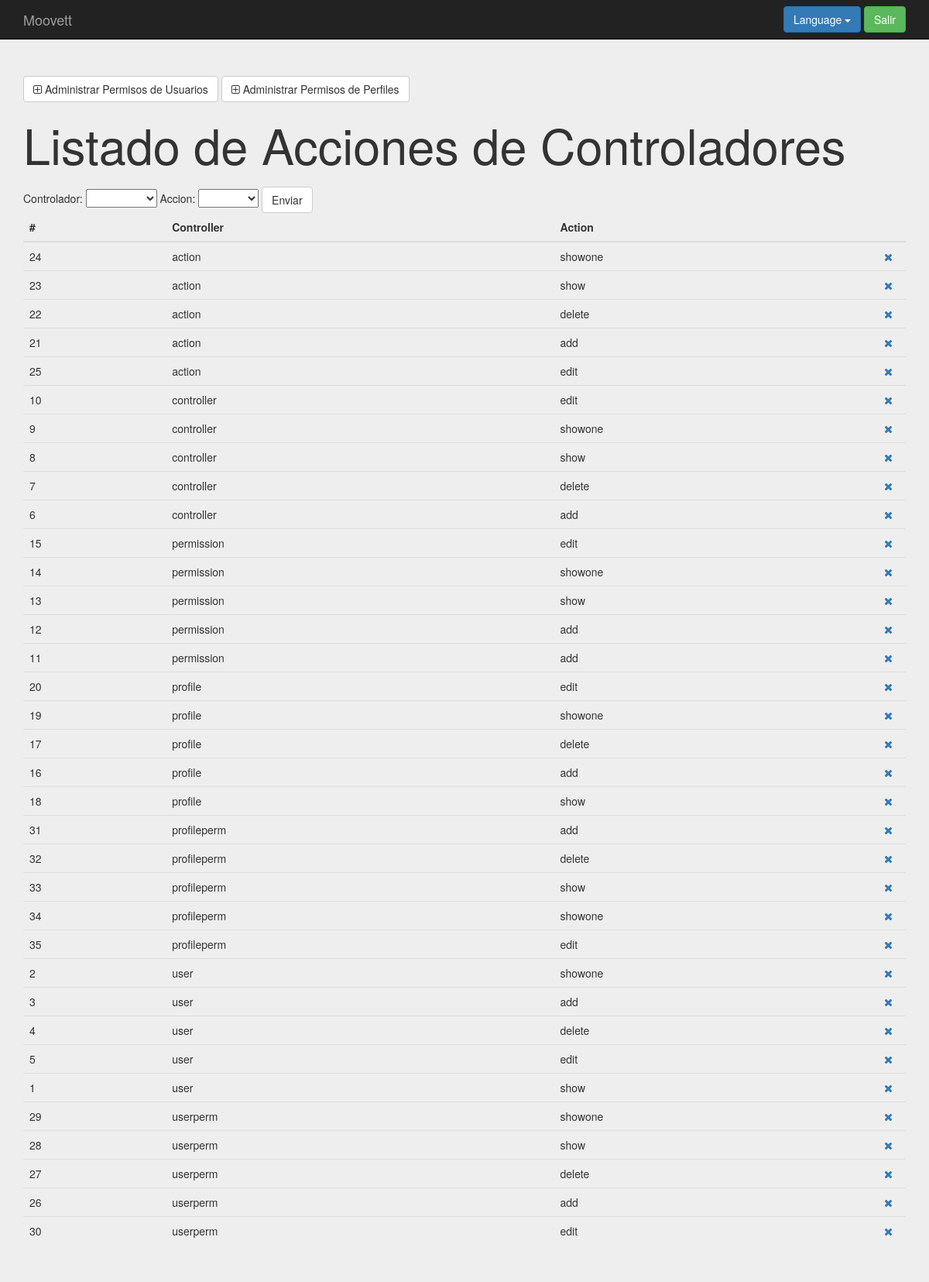
Page /index.php?controller=permission&action=show (signed in) on the committed database.
### tables this page shows
CREATE TABLE `permission` (
`id` int(11) NOT NULL,
  `controller` varchar(25) NOT NULL,
  `action` varchar(25) NOT NULL
);

### core/ViewManager.php (called while the page is built, shortened)
<?php
class ViewManager {
    private $fragmentContents = array();
    private $variables = array();
    private $currentFragment = self::DEFAULT_FRAGMENT;
    private $layout = "default";
    private function saveCurrentFragment() {
        $this->fragmentContents[$this->currentFragment].=ob_get_contents();
    }
    public function moveToFragment($name) {
        $this->currentFragment = $name;
    }
    public function getFragment($fragment, $default="") {
        if (!isset($this->fragmentContents[$fragment])) {
            return $default;
        }
        return $this->fragmentContents[$fragment];
    }
    public function setVariable($varname, $value, $flash=false) {
        $this->variables[$varname] = $value;
    }
    public function getVariable($varname, $default=NULL) {
        if (!isset($this->variables[$varname])) {
            return $default;
        }
        return $this->variables[$varname];
    }
    public function setLayout($layout) {
        $this->layout = $layout;
    }
    public function render($controller, $viewname) {
        include(__DIR__."/../Views/$controller/$viewname.php");
        $this->renderLayout();
    }
    private function renderLayout() {
        include(__DIR__."/../Views/layouts/".$this->layout.".php");
    }
    private static $viewmanager_singleton = NULL;
    public static function getInstance() {
        if (self::$viewmanager_singleton == null) {
            self::$viewmanager_singleton = new ViewManager();
        }
        return self::$viewmanager_singleton;
    }
}

### Controllers/PERMISSION_Controller.php (called while the page is built, shortened)
<?php
require_once(__DIR__."/../core/ViewManager.php");
require_once(__DIR__."/../core/I18n.php");
require_once(__DIR__."/../Models/Controller.php");
require_once(__DIR__."/../Models/CONTROLLER_Model.php");
require_once(__DIR__."/../Models/Action.php");
require_once(__DIR__."/../Models/ACTION_Model.php");
require_once(__DIR__."/../Models/Permission.php");
require_once(__DIR__."/../Models/PERMISSION_Model.php");
class PERMISSION_Controller extends BaseController {
    private $controllerMapper;
    private $actionMapper;
    private $permissionMapper;
    public function __construct() {
        $this->controllerMapper = new CONTROLLER_Model();
        $this->actionMapper = new ACTION_Model();
        $this->permissionMapper = new PERMISSION_Model();
        $this->view->setLayout("default");
    }
    public function show(){
        $permissions = $this->permissionMapper->fetch_all();
        $controllers = $this->controllerMapper->fetch_all();
        $actions = $this->actionMapper->fetch_all();
        $this->view->setVariable("permissions", $permissions);
        $this->view->setVariable("controllers", $controllers);
        $this->view->setVariable("actions", $actions);
        $this->view->render("permission", "PERMISSION_SHOW_Vista");
    }
}

### index.php (called while the page is built, shortened)
<?php
function run() {
    try{
        $controller = loadController($_GET["controller"]);
        $actionName = $_GET["action"];
        $controller->$actionName();
    } catch(Exception $ex) {
        die($ex->getMessage());
  }
}
function loadController($controllerName) {
    return new $controllerClassName();
}
run();
?>

### core/I18n.php (called while the page is built, shortened)
<?php
class I18n {
  private $messages;
  public function setLanguage($language) {
    $this->messages = $i18n_messages;
  }
  public function i18n($key) {
    if (isset($this->messages[$key])){
      return $this->messages[$key];
    }else{
      return $key;
    }
  }
  private static $i18n_singleton = null;
  public static function getInstance() {
    if (self::$i18n_singleton == NULL) {
      self::$i18n_singleton = new I18n();
    }
    return self::$i18n_singleton;
  }
}
function i18n($key) {
  return I18n::getInstance()->i18n($key);
}

### Models/Controller.php (called while the page is built, shortened)
<?php
class Controller {
    private $controllerName;
    public function __construct($id=NULL, $controllerName=NULL, $action=NULL) {
        $this->controllerName = $controllerName;
    }
    public function getControllerName() {
        return $this->controllerName;
    }
}

### Models/CONTROLLER_Model.php (called while the page is built, shortened)
<?php
require_once(__DIR__."/../core/PDOConnection.php");
class CONTROLLER_Model {
    private $db;
    public function __construct() {
        $this->db = PDOConnection::getInstance();
    }
    public function fetch_all(){
        $sql = $this->db->prepare("SELECT * FROM controller ORDER BY controllername");
        $sql->execute();
        $controllers_db = $sql->fetchAll(PDO::FETCH_ASSOC);
        $controllers = array();
        foreach ($controllers_db as $controller) {
            array_push($controllers, new Controller($controller["id"], $controller["controllername"]));
        }
        return $controllers;
    }
}

### core/PDOConnection.php (called while the page is built)
<?php
class PDOConnection {
    private static $dbhost = "127.0.0.1";
    private static $dbname = "iu_web";
    private static $dbuser = "root";
    private static $dbpass = "iu";
    private static $db_singleton = null;
    public static function getInstance() {
        if (self::$db_singleton == null) {
            self::$db_singleton = new PDO(
                "mysql:host=".self::$dbhost.";dbname=".self::$dbname.";charset=utf8",
                self::$dbuser,
                self::$dbpass,
                array(
                    PDO::ATTR_EMULATE_PREPARES => false,
                    PDO::ATTR_ERRMODE => PDO::ERRMODE_EXCEPTION
                )
            );
        }
        return self::$db_singleton;
    }
}
?>

### Models/Action.php (called while the page is built, shortened)
<?php
class Action {
    private $actionName;
    public function __construct($id=NULL, $actionName=NULL) {
        $this->actionName = $actionName;
    }
    public function getActionName() {
        return $this->actionName;
    }
}

### Models/ACTION_Model.php (called while the page is built, shortened)
<?php
require_once(__DIR__."/../core/PDOConnection.php");
class ACTION_Model {
    private $db;
    public function __construct() {
        $this->db = PDOConnection::getInstance();
    }
    public function fetch_all(){
        $sql = $this->db->prepare("SELECT * FROM action ORDER BY actionname");
        $sql->execute();
        $actions_db = $sql->fetchAll(PDO::FETCH_ASSOC);
        $actions = array();
        foreach ($actions_db as $action) {
            array_push($actions, new Action($action["id"], $action["actionname"]));
        }
        return $actions;
    }
}

### Models/Permission.php (called while the page is built, shortened)
<?php
class Permission {
    private $id;
    private $controller;
    private $action;
    public function __construct($id=NULL, $controller=NULL, $action=NULL) {
        $this->id = $id;
        $this->controller = $controller;
        $this->action = $action;
    }
    public function getID() {
        return $this->id;
    }
    public function getController() {
        return $this->controller;
    }
    public function getAction() {
        return $this->action;
    }
}

### Models/PERMISSION_Model.php (called while the page is built, shortened)
<?php
require_once(__DIR__."/../core/PDOConnection.php");
class PERMISSION_Model {
    private $db;
    public function __construct() {
        $this->db = PDOConnection::getInstance();
    }
    public function fetch_all(){
        $sql = $this->db->prepare("SELECT * FROM permission ORDER BY controller");
        $sql->execute();
        $permissions_db = $sql->fetchAll(PDO::FETCH_ASSOC);
        $permissions = array();
        foreach ($permissions_db as $permission) {
            array_push($permissions, new Permission($permission["id"], $permission["controller"], $permission["action"]));
        }
        return $permissions;
    }
}

### Views/permission/PERMISSION_SHOW_Vista.php (the view, shortened to what this page needs)
<?php
require_once(__DIR__."/../../core/ViewManager.php");
$view = ViewManager::getInstance();
$view->setVariable("title", "Manage Permissions");
$permissions = $view->getVariable("permissions");
$controllers = $view->getVariable("controllers");
$actions = $view->getVariable("actions");
?>
<div class="jumbotron">
    <div class="container">
            <a href="index.php?controller=userperm&amp;action=show" class="btn btn-default"><i class="fa fa-plus-square-o" aria-hidden="true"></i> <?= i18n("Manage User Permissions")?></a>
            <a href="index.php?controller=profileperm&amp;action=show" class="btn btn-default"><i class="fa fa-plus-square-o" aria-hidden="true"></i> <?= i18n("Manage Profile Permissions")?></a>
        <h1><?= i18n("List of Controller Actions")?></h1>
        <form class="top-buffer" action="index.php?controller=permission&amp;action=add" method="POST">
        <?= i18n("Controller") ?>: <select name="controller">
        <option value="" selected></option>
        <?php foreach($controllers as $controller) {?>
            <option value="<?= $controller->getControllerName()?>"><?= $controller->getControllerName()?></option>
        <?php }?>
        </select>
        <?= i18n("Action") ?>: <select name="action">
        <option value="" selected></option>
        <?php foreach($actions as $action) {?>
            <option value="<?= $action->getActionName()?>"><?= $action->getActionName()?></option>
        <?php }?>
        </select>
	       <button type="submit" name="submit" value="submit" class="btn btn-default"><?= i18n("Submit") ?></button>
        </form>
<table class="table">
      <thead>
        <tr>
          <th>#</th>
          <th>Controller</th>
          <th>Action</th>
          <th style="width: 36px;"></th>
        </tr>
      </thead>
      <tbody>
	  <?php foreach($permissions as $permission){ ?>
          <tr>
	      <td><?php echo $permission->getID(); ?></td>
          <td><?php echo $permission->getController(); ?></td>
          <td><?php echo $permission->getAction(); ?></td>
          <td>
              <a href="index.php?controller=permission&action=delete&amp;id=<?php echo $permission->getID();  ?>" role="button" data-toggle="modal"><i class="fa fa-times" aria-hidden="true"></i></a>
          </td>
        </tr>
	<?php } ?>
      </tbody>
</table>
    </div>
</div>

### Views/layouts/default.php (shortened to what this page needs)
<?php
require_once(__DIR__."/../../core/ViewManager.php");
$view = ViewManager::getInstance();
$currentuser = $view->getVariable("currentusername");
?><!DOCTYPE html>
<html>
    <head>
	<link rel="stylesheet" href="css/bootstrap.min.css" type="text/css">
    <link rel="stylesheet" href="font-awesome/css/font-awesome.min.css" type="text/css">
	<link rel="stylesheet" href="css/style.css" type="text/css">
    </head>
    <body>
	<header>
	    <nav class="navbar navbar-inverse navbar-fixed-top">
		<div class="container">
		    <div class="navbar-header">
			<a class="navbar-brand" href="index.php">Moovett</a>
		    </div>
		    <div id="navbar" class="navbar-collapse collapse">
			<?php if (isset($currentuser)): ?>
		    <form class="navbar-form navbar-right" action="index.php?controller=user&amp;action=logout" method="POST">
          <?php
            include(__DIR__."/language_select_element.php");
          ?>
				<button type="submit" class="btn btn-success"><?= i18n("Logout") ?></button>
			    </form>
			<?php endif ?>
		    </div>
		</div>
	    </nav>
	</header>
	<main>
	    <?= $view->getFragment(ViewManager::DEFAULT_FRAGMENT) ?>
	</main>
    </body>
</html>

### Views/layouts/language_select_element.php (shortened to what this page needs)
<div class="btn-group">
  <button type="button" class="btn btn-primary dropdown-toggle" data-toggle="dropdown">
  <?= i18n("Language") ?> <span class="caret"></span>
</button>
</div>

### css/style.css (style rules this page uses)
body { padding-top: 50px; padding-bottom: 20px; }
.top-buffer { margin-top:20px; }

### rows in the picture
permission: id "24", controller "action", action "showone"
permission: id "23", controller "action", action "show"
permission: id "22", controller "action", action "delete"
permission: id "21", controller "action", action "add"
permission: id "25", controller "action", action "edit"
permission: id "10", controller "controller", action "edit"
permission: id "9", controller "controller", action "showone"
permission: id "8", controller "controller", action "show"
permission: id "7", controller "controller", action "delete"
permission: id "6", controller "controller", action "add"
permission: id "15", controller "permission", action "edit"
permission: id "14", controller "permission", action "showone"
permission: id "13", controller "permission", action "show"
permission: id "12", controller "permission", action "add"
permission: id "11", controller "permission", action "add"
permission: id "20", controller "profile", action "edit"
permission: id "19", controller "profile", action "showone"
permission: id "17", controller "profile", action "delete"
permission: id "16", controller "profile", action "add"
permission: id "18", controller "profile", action "show"
permission: id "31", controller "profileperm", action "add"
permission: id "32", controller "profileperm", action "delete"
permission: id "33", controller "profileperm", action "show"
permission: id "34", controller "profileperm", action "showone"
permission: id "35", controller "profileperm", action "edit"
permission: id "2", controller "user", action "showone"
permission: id "3", controller "user", action "add"
permission: id "4", controller "user", action "delete"
permission: id "5", controller "user", action "edit"
permission: id "1", controller "user", action "show"
permission: id "29", controller "userperm", action "showone"
permission: id "28", controller "userperm", action "show"
permission: id "27", controller "userperm", action "delete"
permission: id "26", controller "userperm", action "add"
permission: id "30", controller "userperm", action "edit"

### other values in the picture
i18n("Language") "Language"
i18n("Logout") "Salir"
i18n("Manage User Permissions") "Administrar Permisos de Usuarios"
i18n("Manage Profile Permissions") "Administrar Permisos de Perfiles"
i18n("List of Controller Actions") "Listado de Acciones de Controladores"
i18n("Controller") "Controlador"
i18n("Action") "Accion"
i18n("Submit") "Enviar"
